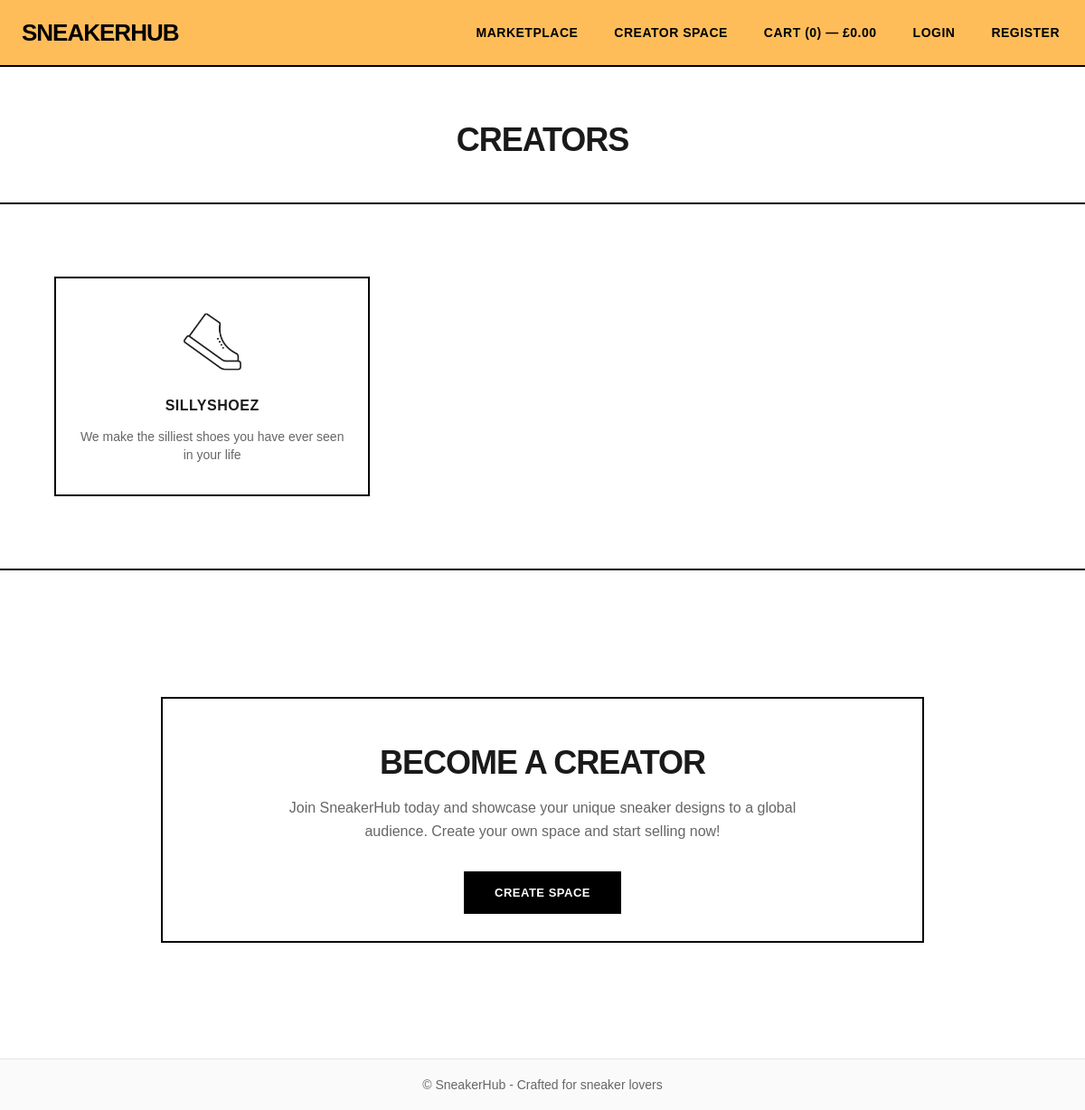
Screenshot of /creatorspace/ with the database file from the repository.
### creatorspace/models.py (models this page shows, shortened)
class Brand(models.Model):
    owner = models.ForeignKey('auth.User', on_delete=models.CASCADE)
    brand_name = models.CharField(max_length=100)
    brand_bio = models.TextField()
    brand_banner = models.ImageField(upload_to='brand_banners/', null=True, blank=True)
    brand_logo = models.ImageField(upload_to='brand_logos/', null=True, blank=True)

### creatorspace/views.py (the view)
# urls.py: path('', views.creatorSpaceView, name='creatorspace'),
def creatorSpaceView(request):
    user = request.user
    brands = Brand.objects.all()
    isBrand = False
    if user.id in brands.values_list('owner_id', flat=True):
        isBrand = True
    context = {
        'brands': brands,
        'isBrand': isBrand,
    }
    return render(request, 'creatorspace/creatorspace.html', context)

### cart/context_processors.py (called while the page is built, shortened)
def cart_totals(request):
    cart = request.session.get('cart', {})
    count = 0
    total = 0.0
    return {'cart': {'count': count, 'total': total}}

### creatorspace/context_processors.py (called while the page is built)
def isBrandOwner(request):
    user = request.user
    isBrand = False
    if user.is_authenticated:
        brandCheck = Brand.objects.filter(owner=user).exists()
        if brandCheck:
            isBrand = True
    return {
        'isBrand': isBrand
    }

### creatorspace/templates/creatorspace/creatorspace.html (shortened to what this page needs)
{% extends "base.html" %}
{% load static %}
{% block content %}
<section class="brand-grid-section">
    <div class="container">
        <div class="brand-header">
            <h2>Creators</h2>
        </div>
        <div class="brand-grid">
            {% for brand in brands %}
            <a href="{% url 'creatorspace:brand_detail' brand.id %}" class="brand-card-link">
                <div class="brand-card">
                    {% if brand.brand_logo %}
                        <img src="{{ brand.brand_logo.url }}" alt="{{ brand.brand_name }}" class="brand-logo">
                    {% else %}
                        <div class="brand-logo-placeholder">No Logo</div>
                    {% endif %}
                    <div class="brand-info">
                        <h3>{{ brand.brand_name }}</h3>
                        <p>{{ brand.brand_bio|truncatewords:20 }}</p>
                    </div>
                </div>
            </a>
            {% endfor %}
        </div>
    </div>
</section>
{% if not isBrand %}
<section class="creator-cta-section">
    <div class="container">
        <h2>Become a Creator</h2>
        <p>Join SneakerHub today and showcase your unique sneaker designs to a global audience. Create your own space and start selling now!</p>
        <a href="{% url 'creatorspace:brand_create' %}" class="btn-primary btn-large">Create Space</a>
    </div>
</section>
{% endif %}
{% endblock %}

### static/css/styles.css (style rules this page uses)
body { margin: 0; font-family: Arial, sans-serif; background: white; color: #1a1a1a; }
.container { width: 100%; max-width: 1900px; margin: 0 auto; }
.btn-primary { display: inline-block; background: #000; color: #fff; padding: 14px 32px; border-radius: 0; text-decoration: none; font-weight: 900; border: 2px solid #000; cursor: pointer; text-transform: uppercase; letter-spacing: 0.5px; font-size: 13px; transition: all 0.3s ease; margin-bottom: 10px; }
.brand-header { text-align: center; border-bottom: 2px solid #000; margin-bottom: 80px; padding-bottom: 40px; }
.brand-grid-section { text-align: center; margin: 60px 0; border-bottom: 2px solid #000; padding-bottom: 80px; }
.brand-grid-section h2 { font-size: 36px; font-weight: 900; margin-bottom: 8px; text-transform: uppercase; letter-spacing: -1px; }
.brand-grid, .dashboard-brand-grid { display: grid; grid-template-columns: repeat(auto-fill, minmax(280px, 1fr)); gap: 16px; margin-bottom: 32px; width: 90%; max-width: 1200px; margin: 0 auto; }
.brand-card { border: 2px solid #000; border-radius: 0; padding: 20px; background: #fff; text-align: center; transition: all 0.3s ease; }
.brand-card-link { text-decoration: none; color: inherit; }
.brand-card h3 { font-size: 16px; font-weight: 900; margin-top: 12px; text-transform: uppercase; letter-spacing: 0.5px; }
.brand-card p { color: #666; font-size: 14px; margin-top: 8px; line-height: 1.4; }
.brand-logo { width: 100%; height: 100px; object-fit: contain; background: transparent; display: flex; align-items: center; justify-content: center; border-radius: 0; }
.creator-cta-section { padding: 80px 20px; text-align: center; margin-top: 60px; }
.creator-cta-section .container { border: 2px solid #000; padding: 20px; max-width: 800px; margin: 0 auto; }
.creator-cta-section h2 { font-size: 36px; font-weight: 900; margin-bottom: 16px; text-transform: uppercase; letter-spacing: -1px; }
.creator-cta-section p { color: #666; font-size: 16px; margin-bottom: 32px; line-height: 1.6; max-width: 600px; margin-left: auto; margin-right: auto; }

### rows the page displays
Brand: brand_logo (picture), brand_name "SILLYSHOEZ", brand_bio "We make the silliest shoes you have ever seen in your life"

### other values shown
{{ cart.count|default:0 }} "0"
{{ cart.total|default:0|floatformat:2 }} "0.00"
